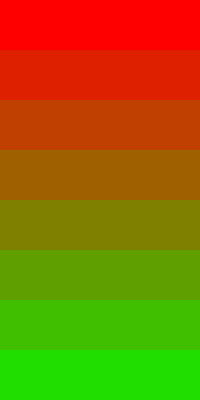
Frame 1 (no input)
Frame 60 (the mouse pressed at the canvas centre just before this capture): identical to frame 1, image omitted
Frame 120 (the mouse held since frame 60 and released just before this capture): identical to frame 1, image omitted

The Processing sketch that drew this single still picture (run headless with seeded random() and noise(); from frame 60 on, the mouse is pressed at the canvas centre):

// Processing sketch: processing_54453
// ── processing_54453.pde

//Problem Set 2.1 by Nathan Smofsky
//lerpColor: Shows the transition between two colours.

void setup() {
  size(200, 400);
  noStroke();
}
//-------------------------------------------------------

//make variables for 2 colors
color from = color(255, 0, 0);
color  to = color(0, 255, 0);

//make a variable for the number of rectangles
int bars = 8;

//make a variable for the change in color between rectangles
float amt;
//--------------------------------------------

void draw() {
  //create a loop that will draw the specified amount of rectangles
  for(int i = 0; i < bars; i++) {
    //the colour of each rectangle = the variable "i" times 1.0/the number of rectangles
    amt = i*(1.0/bars);
    //make a color variable for lerpColor, the syntax is lerpColor(clr 1, clr 2, amount of change);
    color x = lerpColor(from, to, amt);
    fill(x);
    //make a variable that divides the height of the canvas by the number of rectangles
    float h = height/bars;
    rect(0, i*h, width, h);
  }
}
